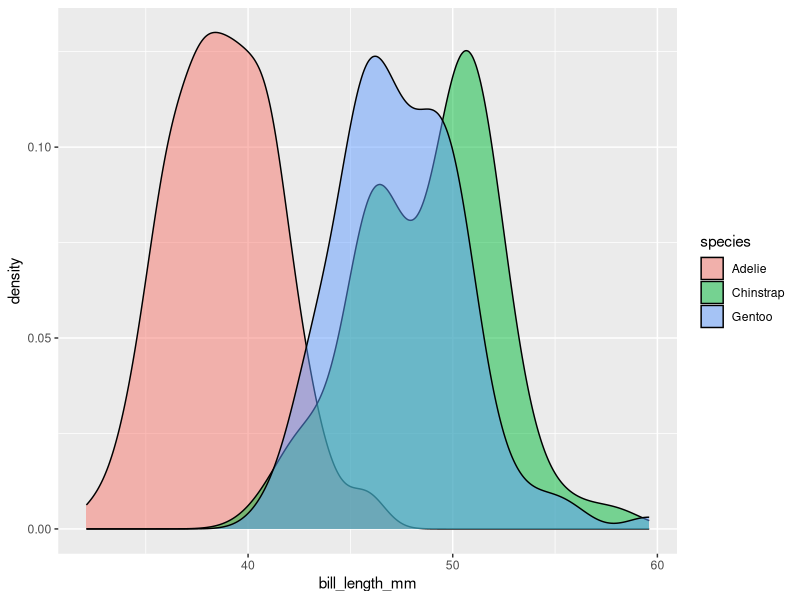
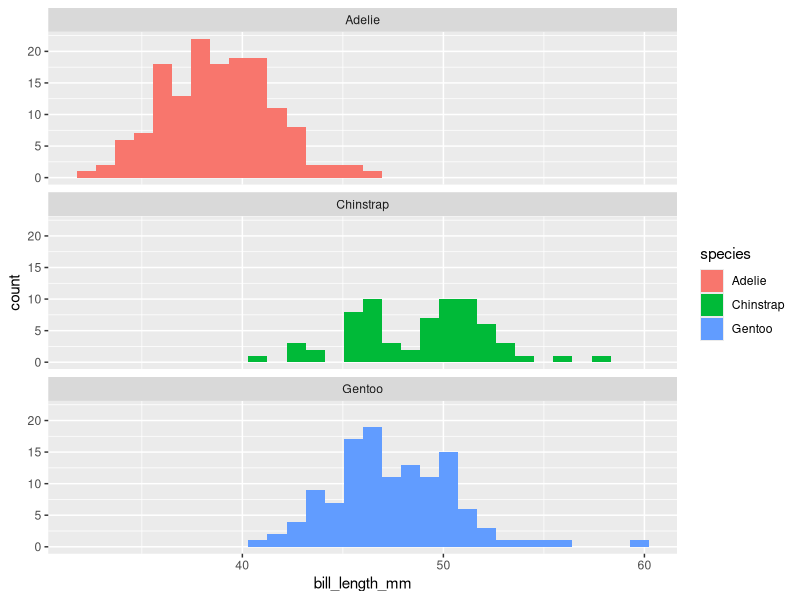
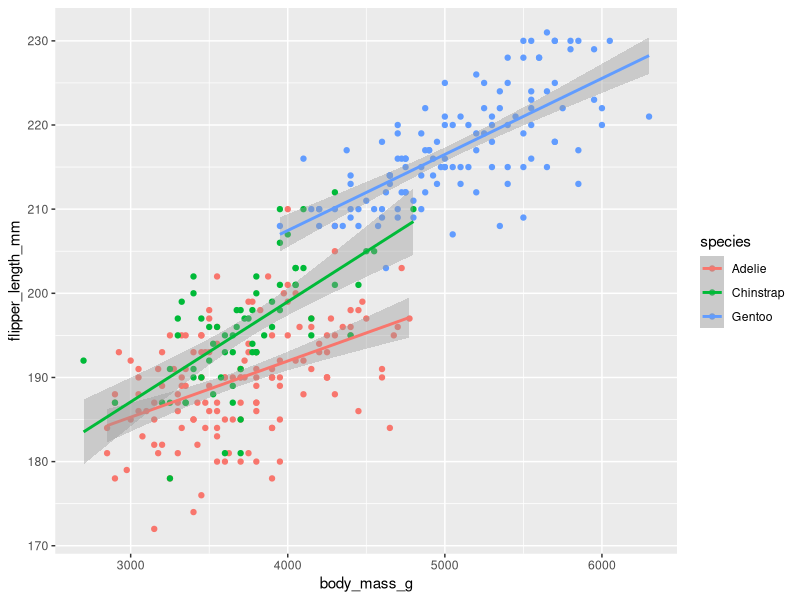
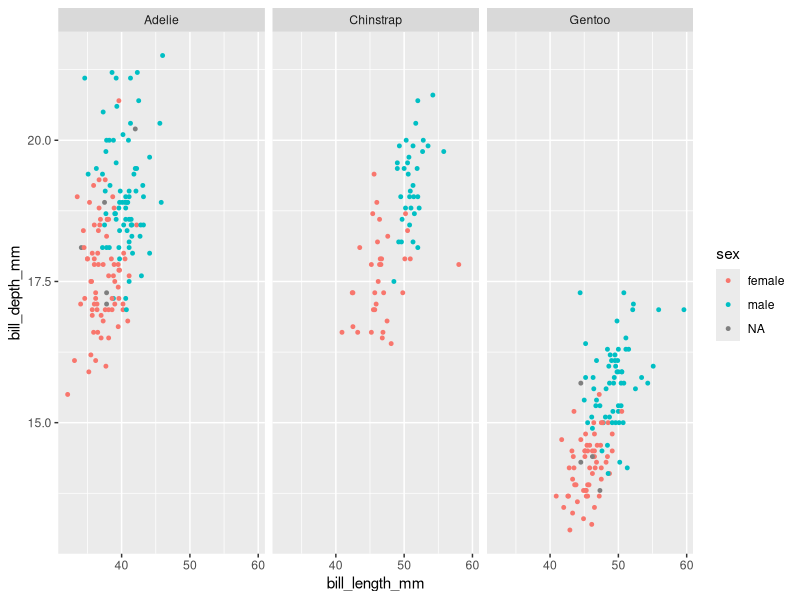
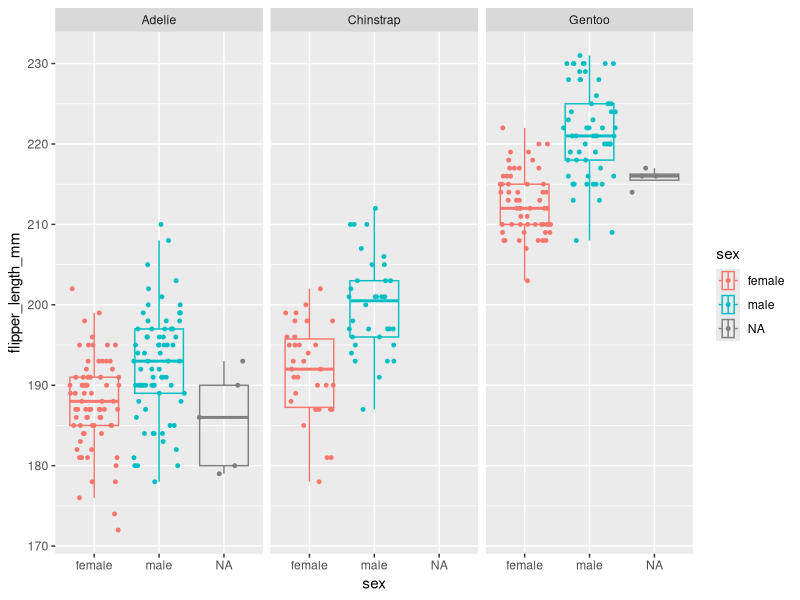
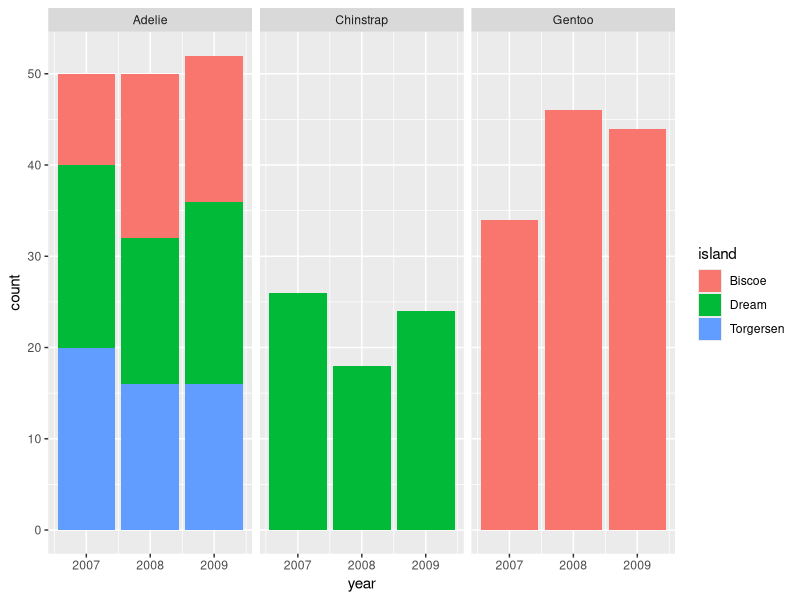
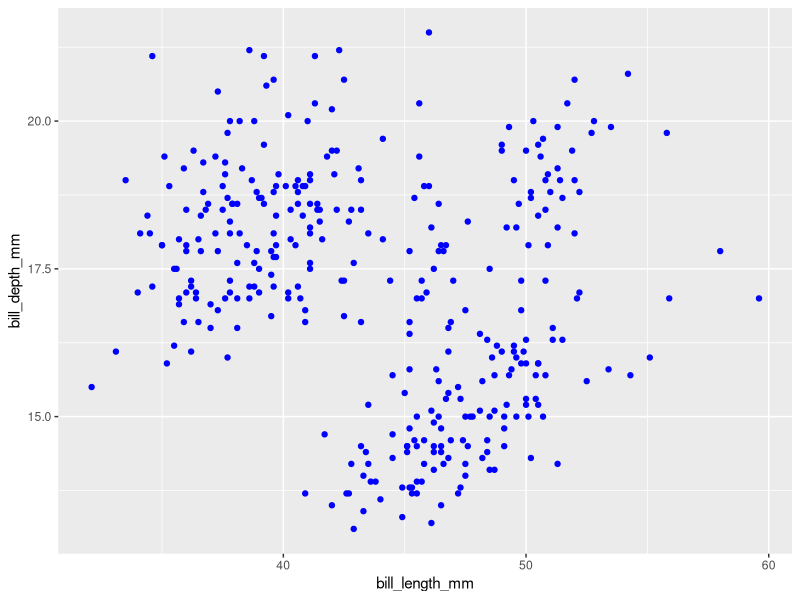
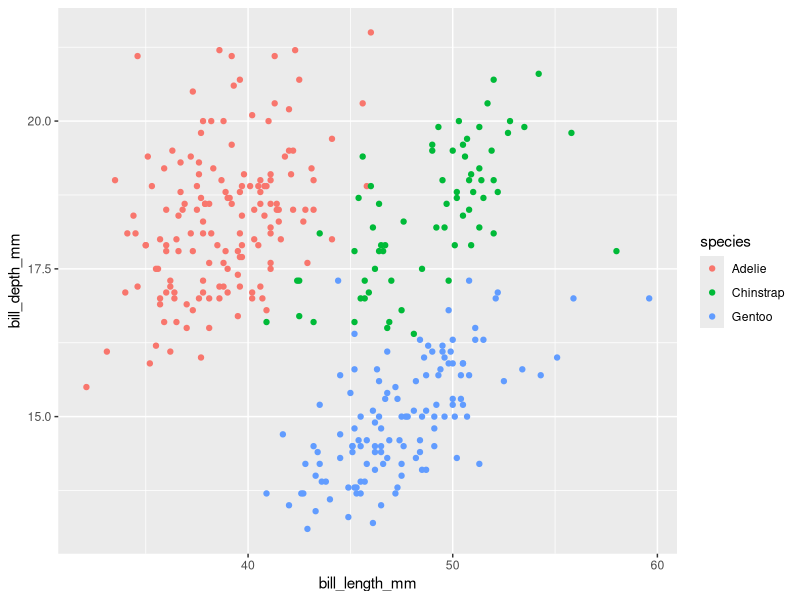

Here is the R script that generated these plots, in order:
## ---- chunk 1
library(tidyverse)
library(palmerpenguins)
## ---- chunk 2
view(penguins)
## ---- chunk 3
penguins %>%
  ggplot() +
  geom_density(mapping = aes(x = bill_length_mm, fill=species), alpha=0.5)
## ---- chunk 4
penguins %>%
  ggplot() +
  geom_histogram(mapping = aes(x = bill_length_mm, fill=species)) +
  facet_wrap(~species, nrow=3)
## ---- chunk 5
penguins %>%
  ggplot(mapping = aes(x = body_mass_g, y=flipper_length_mm, color=species)) +
  geom_point() +
  geom_smooth(method="lm")
## ---- chunk 6
penguins %>%
  ggplot(mapping = aes(x = bill_length_mm, y=bill_depth_mm, color=sex)) +
  geom_point(size=1) +
  facet_wrap(~species)
## ---- chunk 7
penguins %>%
  ggplot(mapping = aes(x=flipper_length_mm, y=sex, color=sex)) +
  geom_boxplot(outlier.alpha = 0, alpha=0) +
  geom_jitter(width = 0, size=1) +
  coord_flip() +
  facet_wrap(~species)
## ---- chunk 8
penguins %>%
  ggplot() +
  geom_bar(mapping = aes(x = year, fill = island)) +
  facet_wrap( ~ species)
## ---- chunk 9
# Every single point will be blue, and no legend is created
ggplot(penguins, aes(x = bill_length_mm, y = bill_depth_mm)) +
  geom_point(color = "blue")
## ---- chunk 10
# The color of the points changes depending on the 'species' column
ggplot(penguins, aes(x = bill_length_mm, y = bill_depth_mm, color = species)) +
  geom_point()
## ---- chunk 11
ggplot(data = penguins, aes(x = species, y = flipper_length_mm)) +
  geom_boxplot(aes(color = species), width = 0.3, show.legend = FALSE) +
  geom_jitter(
    aes(color = species),
    alpha = 0.5,
    show.legend = FALSE,
    position = position_jitter(width = 0.2, seed = 0)
  ) +
  scale_color_manual(values = c("plum3", "slateblue3", "turquoise3")) +
  labs(x = "Species", y = "Flipper length (mm)")
## ---- chunk 12
ggplot(penguins, aes(x = flipper_length_mm, y = body_mass_g)) +
  geom_point(aes(color = sex)) +
  scale_color_manual(values = c("coral3", "darkslategray3"),
                     na.translate = FALSE) +
  labs(
    title = "Penguin flipper and body mass",
    subtitle = "Dimensions for male and female Adelie, Chinstrap and Gentoo Penguins at Palmer Station LTER",
    x = "Flipper length (mm)",
    y = "Body mass (g)",
    color = "Penguin sex"
  ) +
  theme(
    legend.position = "bottom",
    plot.title.position = "plot",
    plot.caption = element_text(hjust = 0, face = "italic"),
    plot.caption.position = "plot"
  ) +
  facet_wrap( ~ species)
## ---- chunk 13
ggplot(data = penguins, 
       aes(x = body_mass_g, y = flipper_length_mm, color = species)) +
  geom_point(alpha = 0.4) +
  geom_smooth()
